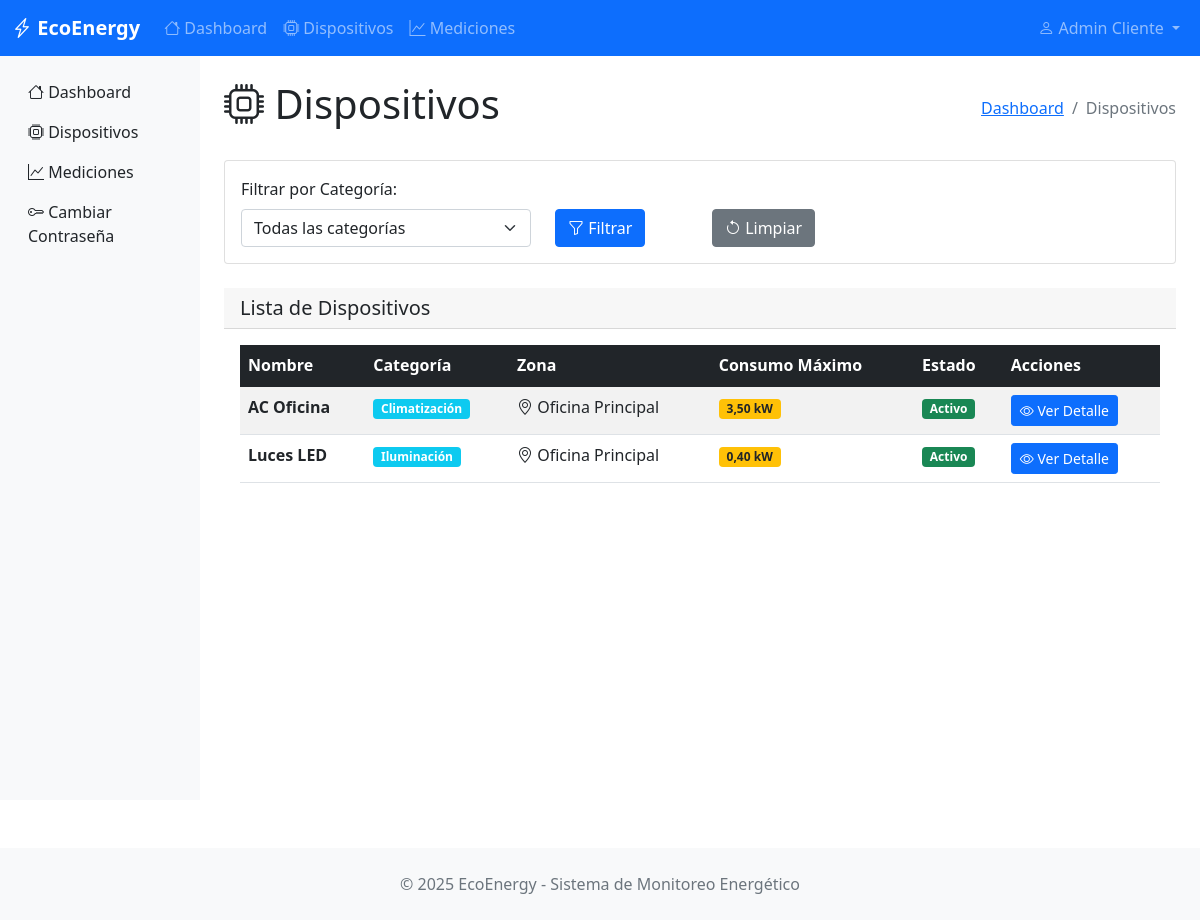
The page /devices/ (signed in) on the database its author committed.
### monitoring/models.py (models this page shows, shortened)
class BaseModel(models.Model):
    state = models.CharField(
        max_length=10,
        choices=STATES,
        default='ACTIVE',
        help_text="Estado del registro"
    )
    created_at = models.DateTimeField(
        auto_now_add=True,
        help_text="Fecha de creación"
    )
    updated_at = models.DateTimeField(
        auto_now=True,
        help_text="Fecha de última modificación"
    )
    deleted_at = models.DateTimeField(
        null=True,
        blank=True,
        help_text="Fecha de eliminación (soft delete)"
    )
    class Meta:
        abstract = True  # Esta clase no creará tabla, solo sirve de plantilla

class Device(BaseModel):
    name = models.CharField(max_length=200, help_text="Nombre del dispositivo")
    description = models.TextField(blank=True, help_text="Descripción del dispositivo")
    max_consumption = models.DecimalField(
        max_digits=10,
        decimal_places=2,
        help_text="Consumo máximo permitido (kW)"
    )
    category = models.ForeignKey(
        Category,
        on_delete=models.CASCADE,
        help_text="Categoría del dispositivo"
    )
    zone = models.ForeignKey(
        Zone,
        on_delete=models.CASCADE,
        help_text="Zona donde está ubicado"
    )
    organization = models.ForeignKey(
        Organization,
        on_delete=models.CASCADE,
        help_text="Empresa propietaria"
    )
    imagen = models.ImageField(
        upload_to='dispositivos/',
        null=True,
        blank=True,
        help_text="Imagen del dispositivo"
    )
    class Meta:
        verbose_name = "Device"
        verbose_name_plural = "Devices"

class Category(BaseModel):
    name = models.CharField(max_length=100, help_text="Nombre de la categoría")
    description = models.TextField(blank=True, help_text="Descripción de la categoría")
    organization = models.ForeignKey(
        Organization,
        on_delete=models.CASCADE,
        help_text="Empresa propietaria"
    )
    icon = models.ImageField(
        upload_to='categorias/',
        null=True,
        blank=True,
        help_text="Icono de la categoría"
    )
    class Meta:
        verbose_name = "Category"
        verbose_name_plural = "Categories"

class Zone(BaseModel):
    name = models.CharField(max_length=100, help_text="Nombre de la zona")
    description = models.TextField(blank=True, help_text="Descripción de la zona")
    organization = models.ForeignKey(
        Organization,
        on_delete=models.CASCADE,
        help_text="Empresa propietaria"
    )
    floor_plan = models.ImageField(
        upload_to='zonas/',
        null=True,
        blank=True,
        help_text="Plano de la zona"
    )
    class Meta:
        verbose_name = "Zone"
        verbose_name_plural = "Zones"

### monitoring/views.py (the view, shortened to what this page needs)
# urls.py: path('devices/', views.device_list, name='device_list'),
@login_required
def device_list(request):
    organization = get_user_organization(request.user)
    if not organization:
        context = {'error': 'Usuario sin organización asignada'}
        return render(request, 'monitoring/device_list.html', context)
    categories = Category.objects.filter(
        organization=organization,
        state='ACTIVE'
    ).order_by('name')
    devices = Device.objects.filter(
        organization=organization,
        state='ACTIVE'
    ).select_related('category', 'zone')
    selected_category = request.GET.get('category')
    selected_category_name = None
    devices = devices.order_by('name')
    context = {
        'devices': devices,
        'categories': categories,
        'selected_category': selected_category,
        'selected_category_name': selected_category_name,
        'organization': organization,
    }
    return render(request, 'monitoring/device_list.html', context)

### monitoring/views.py (called while the page is built)
def get_user_organization(user):
    if hasattr(user, 'userprofile'):
        return user.userprofile.organization
    return None

### monitoring/templates/monitoring/device_list.html (shortened to what this page needs)
{% extends 'monitoring/base.html' %}
{% block content %}
<div class="py-4">
    <div class="d-flex justify-content-between align-items-center mb-4">
        <h1>
            <i class="bi bi-cpu"></i>
            Dispositivos
        </h1>
        <nav aria-label="breadcrumb">
            <ol class="breadcrumb mb-0">
                <li class="breadcrumb-item"><a href="{% url 'dashboard' %}">Dashboard</a></li>
                <li class="breadcrumb-item active">Dispositivos</li>
            </ol>
        </nav>
    </div>
    {% if error %}
        <div class="alert alert-danger">
            <i class="bi bi-exclamation-triangle"></i>
            {{ error }}
        </div>
    {% else %}
    <div class="card mb-4">
        <div class="card-body">
            <form method="get" class="row align-items-end">
                <div class="col-md-4">
                    <label for="category" class="form-label">Filtrar por Categoría:</label>
                    <select name="category" id="category" class="form-select">
                        <option value="">Todas las categorías</option>
                    </select>
                </div>
                <div class="col-md-2">
                    <button type="submit" class="btn btn-primary">
                        <i class="bi bi-funnel"></i>
                        Filtrar
                    </button>
                </div>
                <div class="col-md-2">
                    <a href="{% url 'device_list' %}" class="btn btn-secondary">
                        <i class="bi bi-arrow-counterclockwise"></i>
                        Limpiar
                    </a>
                </div>
            </form>
        </div>
    </div>
    <div class="card-header">
    <h5 class="mb-0">
        Lista de Dispositivos
    </h5>
</div>
        <div class="card-body">
            {% if devices %}
                <div class="table-responsive">
                    <table class="table table-striped table-hover">
                        <thead class="table-dark">
                            <tr>
                                <th>Nombre</th>
                                <th>Categoría</th>
                                <th>Zona</th>
                                <th>Consumo Máximo</th>
                                <th>Estado</th>
                                <th>Acciones</th>
                            </tr>
                        </thead>
                        <tbody>
                            {% for device in devices %}
                            <tr>
                                <td>
                                    <strong>{{ device.name }}</strong>
                                </td>
                                <td>
                                    <span class="badge bg-info">{{ device.category.name }}</span>
                                </td>
                                <td>
                                    <i class="bi bi-geo-alt"></i>
                                    {{ device.zone.name }}
                                </td>
                                <td>
                                    <span class="badge bg-warning text-dark">
                                        {{ device.max_consumption }} kW
                                    </span>
                                </td>
                                <td>
                                    {% if device.state == 'ACTIVE' %}
                                        <span class="badge bg-success">Activo</span>
                                    {% else %}
                                        <span class="badge bg-secondary">Inactivo</span>
                                    {% endif %}
                                </td>
                                <td>
                                    <a href="{% url 'device_detail' device.id %}"
                                       class="btn btn-primary btn-sm">
                                        <i class="bi bi-eye"></i>
                                        Ver Detalle
                                    </a>
                                </td>
                            </tr>
                            {% endfor %}
                        </tbody>
                    </table>
                </div>
            {% endif %}
        </div>
    </div>
    {% endif %}
</div>
{% endblock %}

### monitoring/templates/monitoring/base.html (shortened to what this page needs)
<!DOCTYPE html>
<html lang="es">
<head>
    <link href="https://cdnjs.cloudflare.com/ajax/libs/bootstrap/5.1.3/css/bootstrap.min.css" rel="stylesheet">
    <link href="https://cdnjs.cloudflare.com/ajax/libs/bootstrap-icons/1.8.1/font/bootstrap-icons.min.css" rel="stylesheet">
</head>
<body>
    <nav class="navbar navbar-expand-lg navbar-dark bg-primary">
        <div class="container-fluid">
            <a class="navbar-brand" href="{% url 'dashboard' %}">
                <i class="bi bi-lightning-charge"></i>
                EcoEnergy
            </a>
            <div class="collapse navbar-collapse" id="navbarNav">
                {% if user.is_authenticated %}
                <ul class="navbar-nav me-auto">
                    <li class="nav-item">
                        <a class="nav-link" href="{% url 'dashboard' %}">
                            <i class="bi bi-house"></i> Dashboard
                        </a>
                    </li>
                    <li class="nav-item">
                        <a class="nav-link" href="{% url 'device_list' %}">
                            <i class="bi bi-cpu"></i> Dispositivos
                        </a>
                    </li>
                    <li class="nav-item">
                        <a class="nav-link" href="{% url 'measurement_list' %}">
                            <i class="bi bi-graph-up"></i> Mediciones
                        </a>
                    </li>
                </ul>
                <ul class="navbar-nav">
                    <li class="nav-item dropdown">
                        <a class="nav-link dropdown-toggle" href="#" id="navbarDropdown" role="button" data-bs-toggle="dropdown">
                            <i class="bi bi-person"></i>
                            {{ user.get_full_name|default:user.username }}
                        </a>
                    </li>
                </ul>
                {% endif %}
            </div>
        </div>
    </nav>
    <div class="container-fluid">
        <div class="row">
            {% if user.is_authenticated %}
            <nav class="col-md-2 d-none d-md-block sidebar">
                <div class="position-sticky pt-3">
                    <ul class="nav flex-column">
                        <li class="nav-item">
                            <a class="nav-link text-dark" href="{% url 'dashboard' %}">
                                <i class="bi bi-house"></i> Dashboard
                            </a>
                        </li>
                        <li class="nav-item">
                            <a class="nav-link text-dark" href="{% url 'device_list' %}">
                                <i class="bi bi-cpu"></i> Dispositivos
                            </a>
                        </li>
                        <li class="nav-item">
                            <a class="nav-link text-dark" href="{% url 'measurement_list' %}">
                                <i class="bi bi-graph-up"></i> Mediciones
                            </a>
                        </li>
                        <li class="nav-item">
                            <a class="nav-link text-dark" href="{% url 'password_change' %}">
                                <i class="bi bi-key"></i> Cambiar Contraseña
                            </a>
                        </li>
                    </ul>
                </div>
            </nav>
            <main class="col-md-10 ms-sm-auto px-md-4 main-content">
            {% else %}
            <main class="col-12 px-md-4 main-content">
            {% endif %}
                {% block content %}{% endblock %}
        </div>
    <footer class="bg-light py-4 mt-5">
        <div class="container text-center">
            <p class="text-muted mb-0">
                &copy; 2025 EcoEnergy - Sistema de Monitoreo Energético
            </p>
        </div>
    </footer>
</body>
</html>

### monitoring/templates/monitoring/base.html (style rules this page uses)
.navbar-brand { font-weight: bold; }
.sidebar { min-height: calc(100vh - 56px); background-color: #f8f9fa; }
.main-content { min-height: calc(100vh - 56px); }

### rows shown on the page
Device: name "AC Oficina", category.name "Climatización", zone.name "Oficina Principal", max_consumption "3,50", state "Activo"
Device: name "Luces LED", category.name "Iluminación", zone.name "Oficina Principal", max_consumption "0,40", state "Activo"

### other values the page prints
{{ user.get_full_name|default:user.username }} "Admin Cliente"
